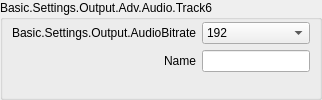
                            <widget class="QGroupBox" name="groupBox_12">
                             <property name="sizePolicy">
                              <sizepolicy hsizetype="Preferred" vsizetype="Preferred">
                               <horstretch>0</horstretch>
                               <verstretch>0</verstretch>
                              </sizepolicy>
                             </property>
                             <property name="title">
                              <string>Basic.Settings.Output.Adv.Audio.Track6</string>
                             </property>
                             <layout class="QFormLayout" name="formLayout_26">
                              <property name="fieldGrowthPolicy">
                               <enum>QFormLayout::FieldGrowthPolicy::AllNonFixedFieldsGrow</enum>
                              </property>
                              <property name="labelAlignment">
                               <set>Qt::AlignmentFlag::AlignRight|Qt::AlignmentFlag::AlignTrailing|Qt::AlignmentFlag::AlignVCenter</set>
                              </property>
                              <property name="leftMargin">
                               <number>9</number>
                              </property>
                              <property name="topMargin">
                               <number>2</number>
                              </property>
                              <property name="rightMargin">
                               <number>9</number>
                              </property>
                              <property name="bottomMargin">
                               <number>9</number>
                              </property>
                              <item row="0" column="0">
                               <widget class="QLabel" name="advOutTrack6BitrateLabel">
                                <property name="minimumSize">
                                 <size>
                                  <width>170</width>
                                  <height>0</height>
                                 </size>
                                </property>
                                <property name="text">
                                 <string>Basic.Settings.Output.AudioBitrate</string>
                                </property>
                                <property name="alignment">
                                 <set>Qt::AlignmentFlag::AlignRight|Qt::AlignmentFlag::AlignTrailing|Qt::AlignmentFlag::AlignVCenter</set>
                                </property>
                                <property name="buddy">
                                 <cstring>advOutTrack6Bitrate</cstring>
                                </property>
                               </widget>
                              </item>
                              <item row="0" column="1">
                               <widget class="QComboBox" name="advOutTrack6Bitrate">
                                <property name="sizePolicy">
                                 <sizepolicy hsizetype="Preferred" vsizetype="Preferred">
                                  <horstretch>0</horstretch>
                                  <verstretch>0</verstretch>
                                 </sizepolicy>
                                </property>
                                <property name="currentIndex">
                                 <number>8</number>
                                </property>
                                <item>
                                 <property name="text">
                                  <string>32</string>
                                 </property>
                                </item>
                                <item>
                                 <property name="text">
                                  <string>48</string>
                                 </property>
                                </item>
                                <item>
                                 <property name="text">
                                  <string>64</string>
                                 </property>
                                </item>
                                <item>
                                 <property name="text">
                                  <string>80</string>
                                 </property>
                                </item>
                                <item>
                                 <property name="text">
                                  <string>96</string>
                                 </property>
                                </item>
                                <item>
                                 <property name="text">
                                  <string>112</string>
                                 </property>
                                </item>
                                <item>
                                 <property name="text">
                                  <string>128</string>
                                 </property>
                                </item>
                                <item>
                                 <property name="text">
                                  <string>160</string>
                                 </property>
                                </item>
                                <item>
                                 <property name="text">
                                  <string>192</string>
                                 </property>
                                </item>
                                <item>
                                 <property name="text">
                                  <string>256</string>
                                 </property>
                                </item>
                                <item>
                                 <property name="text">
                                  <string>320</string>
                                 </property>
                                </item>
                               </widget>
                              </item>
                              <item row="1" column="0">
                               <widget class="QLabel" name="label_62">
                                <property name="text">
                                 <string>Name</string>
                                </property>
                                <property name="buddy">
                                 <cstring>advOutTrack6Name</cstring>
                                </property>
                               </widget>
                              </item>
                              <item row="1" column="1">
                               <widget class="QLineEdit" name="advOutTrack6Name">
                                <property name="sizePolicy">
                                 <sizepolicy hsizetype="Expanding" vsizetype="Preferred">
                                  <horstretch>0</horstretch>
                                  <verstretch>0</verstretch>
                                 </sizepolicy>
                                </property>
                               </widget>
                              </item>
                             </layout>
                            </widget>
